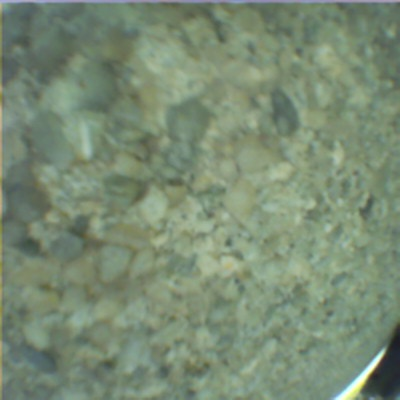
#> input picture my_dataset/CONCRETE/0005.jpg, 400 x 400 px
$ python -i 02_preprocess_and_augment.py   (imports and definitions only)   (older library calls are emulated)
#> lines starting #> are read from the running program, lines starting #| are printed output that depends on the picture
#> further down, picture is the input picture: shape (400, 400, 3); mean B, G, R 115.9, 139.2, 121.6
#!/usr/bin/env python3
"""
02_preprocess_and_augment.py — Dataset validation, preprocessing and augmentation.

Steps applied in order:
  1. Validation  : detect corrupt / too blurry / badly exposed images
  2. Preprocessing: centered crop (175 px) + CLAHE + unsharp mask
  3. Augmentation : generate N augmented copies per original image

Usage:
    python 02_preprocess_and_augment.py --dataset my_dataset --augment-factor 5
    python 02_preprocess_and_augment.py --dataset my_dataset --validate-only
    python 02_preprocess_and_augment.py --dataset my_dataset --no-augment
"""

import argparse
import random
from pathlib import Path

import cv2
import numpy as np

try:
    from tqdm import tqdm
except ImportError:
    def tqdm(it, **kw):
        return it


CROP_SIZE = 175   # must match the model's recognition_crop_size parameter


# ── Image utilities ───────────────────────────────────────────────────────────

# [27 lines left out: functions center_crop, apply_clahe, unsharp_mask, not called in this run]


def elastic_deform(img: np.ndarray, alpha: float = 20.0, sigma: float = 4.0) -> np.ndarray:
    """Smooth random warp — simulates surface curvature under the glove."""
    h, w = img.shape[:2]
    rng = np.random.default_rng()
    dx = cv2.GaussianBlur(
        (rng.random((h, w)) * 2 - 1).astype(np.float32), (0, 0), sigma
    ) * alpha
    dy = cv2.GaussianBlur(
        (rng.random((h, w)) * 2 - 1).astype(np.float32), (0, 0), sigma
    ) * alpha
    xs, ys = np.meshgrid(np.arange(w), np.arange(h))
    map_x = np.clip(xs + dx, 0, w - 1).astype(np.float32)
    map_y = np.clip(ys + dy, 0, h - 1).astype(np.float32)
    return cv2.remap(img, map_x, map_y, cv2.INTER_LINEAR, borderMode=cv2.BORDER_REFLECT)


# [9 lines left out: function preprocess, not called in this run]


# ── Augmentations ─────────────────────────────────────────────────────────────

def augment_image(img: np.ndarray) -> list:
    """
    Generate a list of augmented versions of the input image.
    Augmentations are chosen to reflect realistic acquisition variability
    (glove / endoscope on a surface).

    Input : numpy array (H, W) grayscale.
    Returns: list of numpy arrays of the same size.
    """
    augmented = []
    h, w = img.shape[:2]
#> h = 400; w = 400

    # 1. Random rotations — textures are orientation-invariant relative to the glove
    for angle in random.sample(range(-180, 181, 5), 6):
        M = cv2.getRotationMatrix2D((w // 2, h // 2), angle, 1.0)
        rot = cv2.warpAffine(img, M, (w, h),
                             flags=cv2.INTER_LINEAR,
                             borderMode=cv2.BORDER_REFLECT)
        augmented.append(rot)
#> this loop made 6 passes
#> pass 1, in augment_image, `rot = cv2.warpAffine(img, M, (w, h), flags=cv2.INTER_LINEAR, borderMod..`:
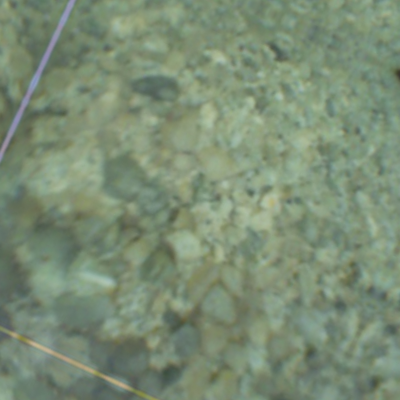
#> rot: shape (400, 400, 3); mean B, G, R 116.5, 140.6, 122.9
#> pass 3, in augment_image, `rot = cv2.warpAffine(img, M, (w, h), flags=cv2.INTER_LINEAR, borderMod..`:
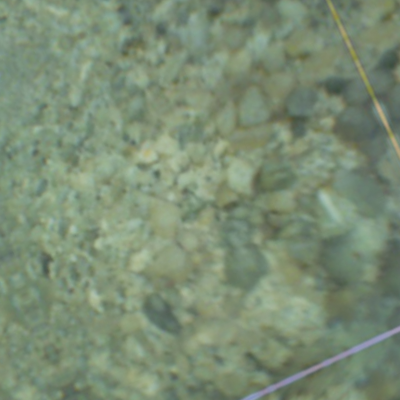
#> rot: shape (400, 400, 3); mean B, G, R 116.4, 140.8, 123.1
#> after the loop, augmented = 6 items

    # 2. Flips (textures are often symmetric)
    augmented.append(cv2.flip(img, 1))   # horizontal
    augmented.append(cv2.flip(img, 0))   # vertical
    augmented.append(cv2.flip(img, -1))  # both

    # 3. Brightness / contrast jitter (LED illumination variation)
    for _ in range(3):
        alpha = random.uniform(0.65, 1.35)   # contrast
        beta  = random.randint(-40, 40)       # brightness
        jitter = np.clip(alpha * img.astype(float) + beta, 0, 255).astype(np.uint8)
        augmented.append(jitter)
#> this loop made 3 passes
#> pass 2, in augment_image, `jitter = np.clip(alpha * img.astype(float) + beta, 0, 255).astype(np.u..`:
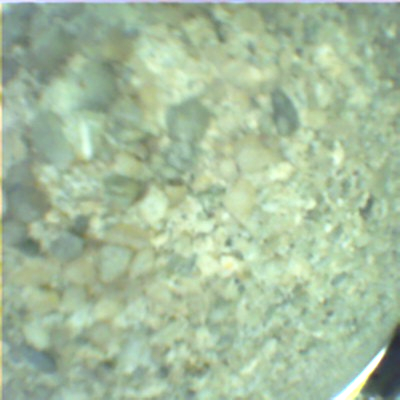
#> jitter: shape (400, 400, 3); mean B, G, R 158.2, 189.1, 165.8
#> after the loop, augmented = 12 items

    # 4. Gaussian noise (sensor noise, especially common on miniature cameras)
    for _ in range(3):
        sigma = random.uniform(3, 18)
        noise = np.random.normal(0, sigma, img.shape).astype(np.float32)
        noisy = np.clip(img.astype(float) + noise, 0, 255).astype(np.uint8)
        augmented.append(noisy)
#> after the loop, augmented = 15 items

    # 5. Slight blur (endoscope focus variation)
    ksize = random.choice([3, 5])
    augmented.append(cv2.GaussianBlur(img, (ksize, ksize), 0))

    # 6. Slight perspective warp (endoscope not always perfectly perpendicular)
    pts1 = np.float32([[0, 0], [w, 0], [0, h], [w, h]])
#> pts1 = [[0, 0], [400, 0], [0, 400], [400, 400]]
    jitter_px = random.randint(5, 15)
    pts2 = np.float32([
        [random.randint(0, jitter_px),      random.randint(0, jitter_px)],
        [w - random.randint(0, jitter_px),  random.randint(0, jitter_px)],
        [random.randint(0, jitter_px),      h - random.randint(0, jitter_px)],
        [w - random.randint(0, jitter_px),  h - random.randint(0, jitter_px)],
    ])
#> pts2 = [[11, 12], [391, 2], [4, 399], [389, 399]]
    M_persp = cv2.getPerspectiveTransform(pts1, pts2)
#> M_persp = [[0.925, -0.0176, 11], [-0.0251, 0.954, 12], [-6.3e-05, -3.28e-05, 1]]
    warped = cv2.warpPerspective(img, M_persp, (w, h), borderMode=cv2.BORDER_REFLECT)
    augmented.append(warped)

    # 7. Elastic deformation (surface curvature / glove pressure variation)
    augmented.append(elastic_deform(img))
#> in elastic_deform, `dx = cv2.GaussianBlur( (rng.random((h, w)) * 2 - 1).astype(np.float32)..`:
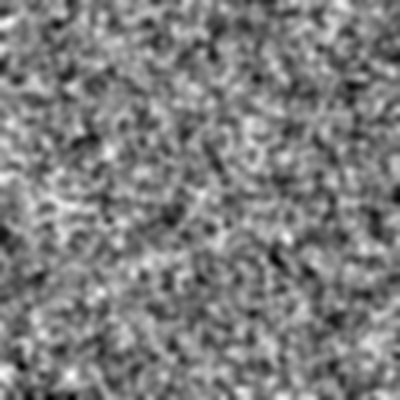
#> dx: shape (400, 400) float32; min -3.07, max 3.02, mean -0.046; drawn with min black and max white
#> in elastic_deform, `dy = cv2.GaussianBlur( (rng.random((h, w)) * 2 - 1).astype(np.float32)..`:
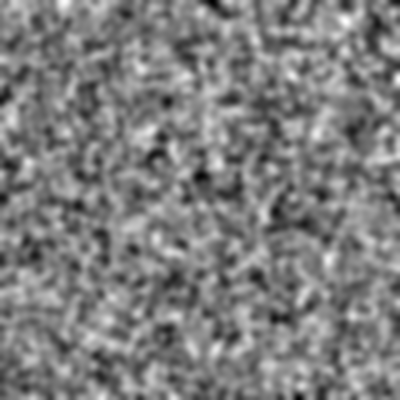
#> dy: shape (400, 400) float32; min -3.17, max 3.18, mean -0.00777; drawn with min black and max white
#> in elastic_deform, `map_x = np.clip(xs + dx, 0, w - 1).astype(np.float32)`:
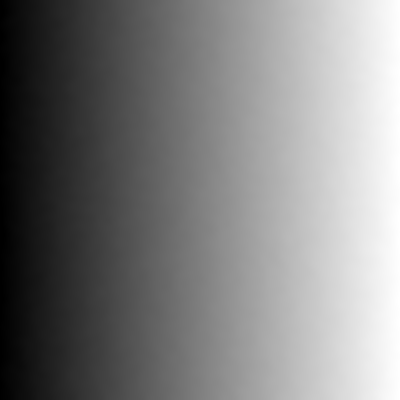
#> map_x: shape (400, 400) float32; min 0, max 399, mean 199.5; drawn with min black and max white
#> in elastic_deform, `map_y = np.clip(ys + dy, 0, h - 1).astype(np.float32)`:
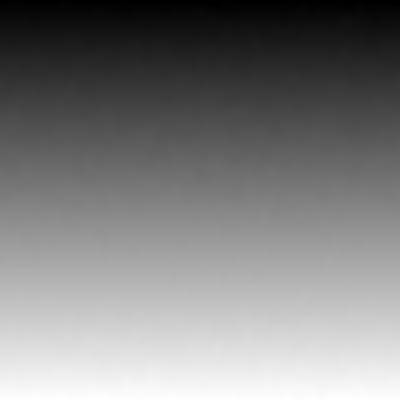
#> map_y: shape (400, 400) float32; min 0, max 399, mean 199.5; drawn with min black and max white

    return augmented


# ── Validation ────────────────────────────────────────────────────────────────

# [186 lines left out: functions validate_dataset, preprocess_dataset, augment_dataset, main, not called in this run]


# [2 lines not run here, left out]

>>> import cv2
>>> picture = cv2.imread('my_dataset/CONCRETE/0005.jpg')
>>> result = augment_image(picture)
#> result = 18 items

$ run again, on my_dataset/CONCRETE/0035.jpg
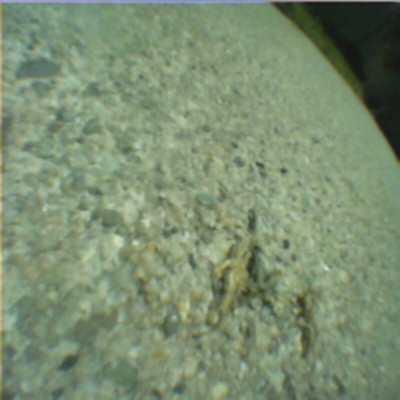
#> input picture my_dataset/CONCRETE/0035.jpg, 400 x 400 px
#> picture is the input picture: shape (400, 400, 3); mean B, G, R 112.3, 141.6, 123.2
#> after the loop in augment_image, `for angle in random.sample(range(-180, 181, 5), 6):`: augmented = 6 items
#> after the loop in augment_image, `for _ in range(3):`: augmented = 12 items
#> after the loop in augment_image, `for _ in range(3):`: augmented = 15 items
#> pts1 = [[0, 0], [400, 0], [0, 400], [400, 400]]
#> pts2 = [[11, 12], [391, 2], [4, 399], [389, 399]]
#> M_persp = [[0.925, -0.0176, 11], [-0.0251, 0.954, 12], [-6.3e-05, -3.28e-05, 1]]
#> in elastic_deform, `dx = cv2.GaussianBlur( (rng.random((h, w)) * 2 - 1).astype(np.float32)..`:
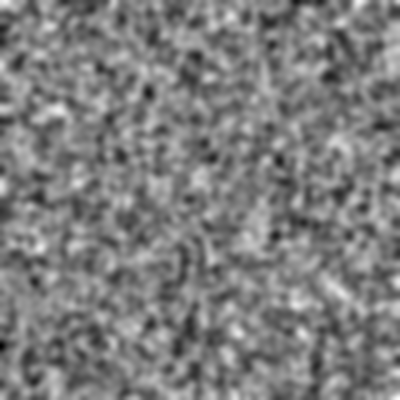
#> dx: shape (400, 400) float32; min -3.54, max 3.57, mean -0.0147; drawn with min black and max white
#> in elastic_deform, `dy = cv2.GaussianBlur( (rng.random((h, w)) * 2 - 1).astype(np.float32)..`:
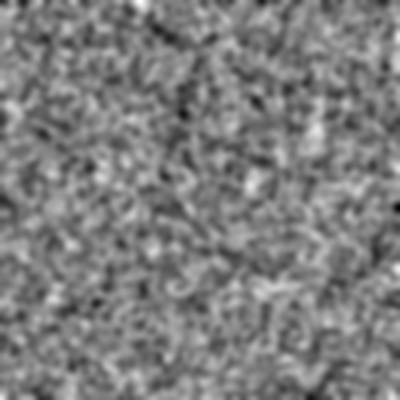
#> dy: shape (400, 400) float32; min -3.79, max 3.86, mean 0.00464; drawn with min black and max white
#> result = 18 items

$ run again, on my_dataset/CONCRETE/0036.jpg
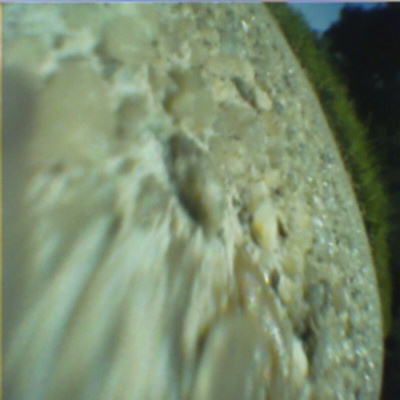
#> input picture my_dataset/CONCRETE/0036.jpg, 400 x 400 px
#> picture is the input picture: shape (400, 400, 3); mean B, G, R 109.8, 138.1, 121
#> after the loop in augment_image, `for angle in random.sample(range(-180, 181, 5), 6):`: augmented = 6 items
#> after the loop in augment_image, `for _ in range(3):`: augmented = 12 items
#> after the loop in augment_image, `for _ in range(3):`: augmented = 15 items
#> pts1 = [[0, 0], [400, 0], [0, 400], [400, 400]]
#> pts2 = [[11, 12], [391, 2], [4, 399], [389, 399]]
#> M_persp = [[0.925, -0.0176, 11], [-0.0251, 0.954, 12], [-6.3e-05, -3.28e-05, 1]]
#> in elastic_deform, `dx = cv2.GaussianBlur( (rng.random((h, w)) * 2 - 1).astype(np.float32)..`:
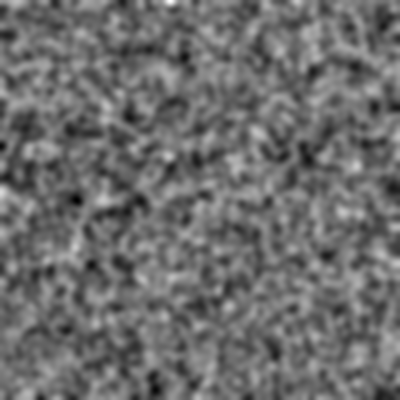
#> dx: shape (400, 400) float32; min -3.3, max 4.41, mean 0.00992; drawn with min black and max white
#> in elastic_deform, `dy = cv2.GaussianBlur( (rng.random((h, w)) * 2 - 1).astype(np.float32)..`:
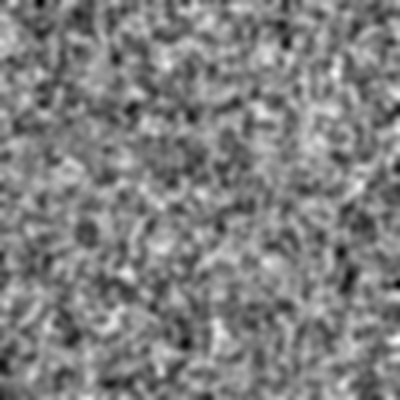
#> dy: shape (400, 400) float32; min -3.36, max 3.22, mean -0.0473; drawn with min black and max white
#> result = 18 items

$ run again, on my_dataset/CONCRETE/0042.jpg
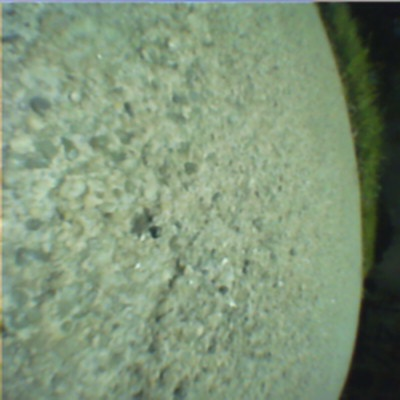
#> input picture my_dataset/CONCRETE/0042.jpg, 400 x 400 px
#> picture is the input picture: shape (400, 400, 3); mean B, G, R 119.1, 146.3, 125.8
#> after the loop in augment_image, `for angle in random.sample(range(-180, 181, 5), 6):`: augmented = 6 items
#> after the loop in augment_image, `for _ in range(3):`: augmented = 12 items
#> after the loop in augment_image, `for _ in range(3):`: augmented = 15 items
#> pts1 = [[0, 0], [400, 0], [0, 400], [400, 400]]
#> pts2 = [[11, 12], [391, 2], [4, 399], [389, 399]]
#> M_persp = [[0.925, -0.0176, 11], [-0.0251, 0.954, 12], [-6.3e-05, -3.28e-05, 1]]
#> in elastic_deform, `dy = cv2.GaussianBlur( (rng.random((h, w)) * 2 - 1).astype(np.float32)..`:
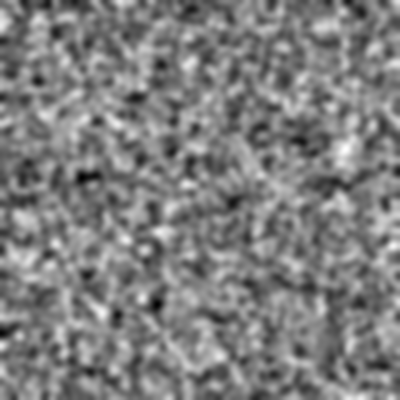
#> dy: shape (400, 400) float32; min -3.08, max 3.08, mean -0.00741; drawn with min black and max white
#> result = 18 items
